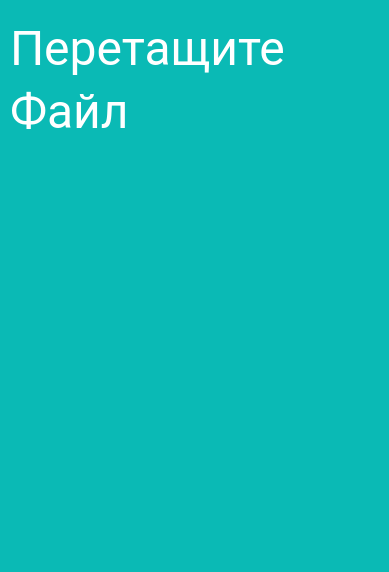
<?xml version="1.0" encoding="UTF-8"?>
<ui version="4.0">
 <class>Form</class>
 <widget class="QWidget" name="Form">
  <property name="geometry">
   <rect>
    <x>0</x>
    <y>0</y>
    <width>389</width>
    <height>572</height>
   </rect>
  </property>
  <property name="palette">
   <palette>
    <active>
     <colorrole role="WindowText">
      <brush brushstyle="SolidPattern">
       <color alpha="255">
        <red>0</red>
        <green>0</green>
        <blue>0</blue>
       </color>
      </brush>
     </colorrole>
     <colorrole role="Button">
      <brush brushstyle="SolidPattern">
       <color alpha="255">
        <red>10</red>
        <green>186</green>
        <blue>181</blue>
       </color>
      </brush>
     </colorrole>
     <colorrole role="Light">
      <brush brushstyle="SolidPattern">
       <color alpha="255">
        <red>38</red>
        <green>255</green>
        <blue>249</blue>
       </color>
      </brush>
     </colorrole>
     <colorrole role="Midlight">
      <brush brushstyle="SolidPattern">
       <color alpha="255">
        <red>24</red>
        <green>220</green>
        <blue>215</blue>
       </color>
      </brush>
     </colorrole>
     <colorrole role="Dark">
      <brush brushstyle="SolidPattern">
       <color alpha="255">
        <red>5</red>
        <green>93</green>
        <blue>91</blue>
       </color>
      </brush>
     </colorrole>
     <colorrole role="Mid">
      <brush brushstyle="SolidPattern">
       <color alpha="255">
        <red>7</red>
        <green>124</green>
        <blue>121</blue>
       </color>
      </brush>
     </colorrole>
     <colorrole role="Text">
      <brush brushstyle="SolidPattern">
       <color alpha="255">
        <red>3</red>
        <green>59</green>
        <blue>57</blue>
       </color>
      </brush>
     </colorrole>
     <colorrole role="BrightText">
      <brush brushstyle="SolidPattern">
       <color alpha="255">
        <red>255</red>
        <green>255</green>
        <blue>255</blue>
       </color>
      </brush>
     </colorrole>
     <colorrole role="ButtonText">
      <brush brushstyle="SolidPattern">
       <color alpha="255">
        <red>0</red>
        <green>0</green>
        <blue>0</blue>
       </color>
      </brush>
     </colorrole>
     <colorrole role="Base">
      <brush brushstyle="SolidPattern">
       <color alpha="255">
        <red>11</red>
        <green>199</green>
        <blue>193</blue>
       </color>
      </brush>
     </colorrole>
     <colorrole role="Window">
      <brush brushstyle="SolidPattern">
       <color alpha="255">
        <red>10</red>
        <green>186</green>
        <blue>181</blue>
       </color>
      </brush>
     </colorrole>
     <colorrole role="Shadow">
      <brush brushstyle="SolidPattern">
       <color alpha="255">
        <red>0</red>
        <green>0</green>
        <blue>0</blue>
       </color>
      </brush>
     </colorrole>
     <colorrole role="AlternateBase">
      <brush brushstyle="SolidPattern">
       <color alpha="255">
        <red>132</red>
        <green>220</green>
        <blue>218</blue>
       </color>
      </brush>
     </colorrole>
     <colorrole role="ToolTipBase">
      <brush brushstyle="SolidPattern">
       <color alpha="255">
        <red>255</red>
        <green>255</green>
        <blue>220</blue>
       </color>
      </brush>
     </colorrole>
     <colorrole role="ToolTipText">
      <brush brushstyle="SolidPattern">
       <color alpha="255">
        <red>0</red>
        <green>0</green>
        <blue>0</blue>
       </color>
      </brush>
     </colorrole>
     <colorrole role="PlaceholderText">
      <brush brushstyle="SolidPattern">
       <color alpha="128">
        <red>0</red>
        <green>0</green>
        <blue>0</blue>
       </color>
      </brush>
     </colorrole>
    </active>
    <inactive>
     <colorrole role="WindowText">
      <brush brushstyle="SolidPattern">
       <color alpha="255">
        <red>0</red>
        <green>0</green>
        <blue>0</blue>
       </color>
      </brush>
     </colorrole>
     <colorrole role="Button">
      <brush brushstyle="SolidPattern">
       <color alpha="255">
        <red>10</red>
        <green>186</green>
        <blue>181</blue>
       </color>
      </brush>
     </colorrole>
     <colorrole role="Light">
      <brush brushstyle="SolidPattern">
       <color alpha="255">
        <red>38</red>
        <green>255</green>
        <blue>249</blue>
       </color>
      </brush>
     </colorrole>
     <colorrole role="Midlight">
      <brush brushstyle="SolidPattern">
       <color alpha="255">
        <red>24</red>
        <green>220</green>
        <blue>215</blue>
       </color>
      </brush>
     </colorrole>
     <colorrole role="Dark">
      <brush brushstyle="SolidPattern">
       <color alpha="255">
        <red>5</red>
        <green>93</green>
        <blue>91</blue>
       </color>
      </brush>
     </colorrole>
     <colorrole role="Mid">
      <brush brushstyle="SolidPattern">
       <color alpha="255">
        <red>7</red>
        <green>124</green>
        <blue>121</blue>
       </color>
      </brush>
     </colorrole>
     <colorrole role="Text">
      <brush brushstyle="SolidPattern">
       <color alpha="255">
        <red>3</red>
        <green>59</green>
        <blue>57</blue>
       </color>
      </brush>
     </colorrole>
     <colorrole role="BrightText">
      <brush brushstyle="SolidPattern">
       <color alpha="255">
        <red>255</red>
        <green>255</green>
        <blue>255</blue>
       </color>
      </brush>
     </colorrole>
     <colorrole role="ButtonText">
      <brush brushstyle="SolidPattern">
       <color alpha="255">
        <red>0</red>
        <green>0</green>
        <blue>0</blue>
       </color>
      </brush>
     </colorrole>
     <colorrole role="Base">
      <brush brushstyle="SolidPattern">
       <color alpha="255">
        <red>11</red>
        <green>199</green>
        <blue>193</blue>
       </color>
      </brush>
     </colorrole>
     <colorrole role="Window">
      <brush brushstyle="SolidPattern">
       <color alpha="255">
        <red>10</red>
        <green>186</green>
        <blue>181</blue>
       </color>
      </brush>
     </colorrole>
     <colorrole role="Shadow">
      <brush brushstyle="SolidPattern">
       <color alpha="255">
        <red>0</red>
        <green>0</green>
        <blue>0</blue>
       </color>
      </brush>
     </colorrole>
     <colorrole role="AlternateBase">
      <brush brushstyle="SolidPattern">
       <color alpha="255">
        <red>132</red>
        <green>220</green>
        <blue>218</blue>
       </color>
      </brush>
     </colorrole>
     <colorrole role="ToolTipBase">
      <brush brushstyle="SolidPattern">
       <color alpha="255">
        <red>255</red>
        <green>255</green>
        <blue>220</blue>
       </color>
      </brush>
     </colorrole>
     <colorrole role="ToolTipText">
      <brush brushstyle="SolidPattern">
       <color alpha="255">
        <red>0</red>
        <green>0</green>
        <blue>0</blue>
       </color>
      </brush>
     </colorrole>
     <colorrole role="PlaceholderText">
      <brush brushstyle="SolidPattern">
       <color alpha="128">
        <red>0</red>
        <green>0</green>
        <blue>0</blue>
       </color>
      </brush>
     </colorrole>
    </inactive>
    <disabled>
     <colorrole role="WindowText">
      <brush brushstyle="SolidPattern">
       <color alpha="255">
        <red>5</red>
        <green>93</green>
        <blue>91</blue>
       </color>
      </brush>
     </colorrole>
     <colorrole role="Button">
      <brush brushstyle="SolidPattern">
       <color alpha="255">
        <red>10</red>
        <green>186</green>
        <blue>181</blue>
       </color>
      </brush>
     </colorrole>
     <colorrole role="Light">
      <brush brushstyle="SolidPattern">
       <color alpha="255">
        <red>38</red>
        <green>255</green>
        <blue>249</blue>
       </color>
      </brush>
     </colorrole>
     <colorrole role="Midlight">
      <brush brushstyle="SolidPattern">
       <color alpha="255">
        <red>24</red>
        <green>220</green>
        <blue>215</blue>
       </color>
      </brush>
     </colorrole>
     <colorrole role="Dark">
      <brush brushstyle="SolidPattern">
       <color alpha="255">
        <red>5</red>
        <green>93</green>
        <blue>91</blue>
       </color>
      </brush>
     </colorrole>
     <colorrole role="Mid">
      <brush brushstyle="SolidPattern">
       <color alpha="255">
        <red>7</red>
        <green>124</green>
        <blue>121</blue>
       </color>
      </brush>
     </colorrole>
     <colorrole role="Text">
      <brush brushstyle="SolidPattern">
       <color alpha="255">
        <red>5</red>
        <green>93</green>
        <blue>91</blue>
       </color>
      </brush>
     </colorrole>
     <colorrole role="BrightText">
      <brush brushstyle="SolidPattern">
       <color alpha="255">
        <red>255</red>
        <green>255</green>
        <blue>255</blue>
       </color>
      </brush>
     </colorrole>
     <colorrole role="ButtonText">
      <brush brushstyle="SolidPattern">
       <color alpha="255">
        <red>5</red>
        <green>93</green>
        <blue>91</blue>
       </color>
      </brush>
     </colorrole>
     <colorrole role="Base">
      <brush brushstyle="SolidPattern">
       <color alpha="255">
        <red>10</red>
        <green>186</green>
        <blue>181</blue>
       </color>
      </brush>
     </colorrole>
     <colorrole role="Window">
      <brush brushstyle="SolidPattern">
       <color alpha="255">
        <red>10</red>
        <green>186</green>
        <blue>181</blue>
       </color>
      </brush>
     </colorrole>
     <colorrole role="Shadow">
      <brush brushstyle="SolidPattern">
       <color alpha="255">
        <red>0</red>
        <green>0</green>
        <blue>0</blue>
       </color>
      </brush>
     </colorrole>
     <colorrole role="AlternateBase">
      <brush brushstyle="SolidPattern">
       <color alpha="255">
        <red>10</red>
        <green>186</green>
        <blue>181</blue>
       </color>
      </brush>
     </colorrole>
     <colorrole role="ToolTipBase">
      <brush brushstyle="SolidPattern">
       <color alpha="255">
        <red>255</red>
        <green>255</green>
        <blue>220</blue>
       </color>
      </brush>
     </colorrole>
     <colorrole role="ToolTipText">
      <brush brushstyle="SolidPattern">
       <color alpha="255">
        <red>0</red>
        <green>0</green>
        <blue>0</blue>
       </color>
      </brush>
     </colorrole>
     <colorrole role="PlaceholderText">
      <brush brushstyle="SolidPattern">
       <color alpha="128">
        <red>0</red>
        <green>0</green>
        <blue>0</blue>
       </color>
      </brush>
     </colorrole>
    </disabled>
   </palette>
  </property>
  <property name="windowTitle">
   <string>Form</string>
  </property>
  <widget class="QWidget" name="verticalLayoutWidget">
   <property name="geometry">
    <rect>
     <x>10</x>
     <y>20</y>
     <width>361</width>
     <height>541</height>
    </rect>
   </property>
   <layout class="QVBoxLayout" name="mainLayout">
    <item>
     <widget class="QLabel" name="tagSigner">
      <property name="palette">
       <palette>
        <active>
         <colorrole role="WindowText">
          <brush brushstyle="SolidPattern">
           <color alpha="255">
            <red>255</red>
            <green>255</green>
            <blue>255</blue>
           </color>
          </brush>
         </colorrole>
        </active>
        <inactive>
         <colorrole role="WindowText">
          <brush brushstyle="SolidPattern">
           <color alpha="255">
            <red>255</red>
            <green>255</green>
            <blue>255</blue>
           </color>
          </brush>
         </colorrole>
        </inactive>
        <disabled>
         <colorrole role="WindowText">
          <brush brushstyle="SolidPattern">
           <color alpha="255">
            <red>5</red>
            <green>93</green>
            <blue>91</blue>
           </color>
          </brush>
         </colorrole>
        </disabled>
       </palette>
      </property>
      <property name="font">
       <font>
        <family>Roboto</family>
        <pointsize>36</pointsize>
       </font>
      </property>
      <property name="text">
       <string>Перетащите</string>
      </property>
      <property name="scaledContents">
       <bool>false</bool>
      </property>
     </widget>
    </item>
    <item>
     <widget class="QLabel" name="tagTitle">
      <property name="palette">
       <palette>
        <active>
         <colorrole role="WindowText">
          <brush brushstyle="SolidPattern">
           <color alpha="255">
            <red>255</red>
            <green>255</green>
            <blue>255</blue>
           </color>
          </brush>
         </colorrole>
        </active>
        <inactive>
         <colorrole role="WindowText">
          <brush brushstyle="SolidPattern">
           <color alpha="255">
            <red>255</red>
            <green>255</green>
            <blue>255</blue>
           </color>
          </brush>
         </colorrole>
        </inactive>
        <disabled>
         <colorrole role="WindowText">
          <brush brushstyle="SolidPattern">
           <color alpha="255">
            <red>5</red>
            <green>93</green>
            <blue>91</blue>
           </color>
          </brush>
         </colorrole>
        </disabled>
       </palette>
      </property>
      <property name="font">
       <font>
        <family>Roboto</family>
        <pointsize>36</pointsize>
       </font>
      </property>
      <property name="text">
       <string>Файл</string>
      </property>
     </widget>
    </item>
    <item>
     <layout class="QVBoxLayout" name="tagLayout"/>
    </item>
    <item>
     <spacer name="verticalSpacer_2">
      <property name="orientation">
       <enum>Qt::Vertical</enum>
      </property>
      <property name="sizeHint" stdset="0">
       <size>
        <width>20</width>
        <height>40</height>
       </size>
      </property>
     </spacer>
    </item>
    <item>
     <spacer name="verticalSpacer">
      <property name="orientation">
       <enum>Qt::Vertical</enum>
      </property>
      <property name="sizeHint" stdset="0">
       <size>
        <width>20</width>
        <height>40</height>
       </size>
      </property>
     </spacer>
    </item>
   </layout>
  </widget>
 </widget>
 <resources/>
 <connections/>
</ui>
